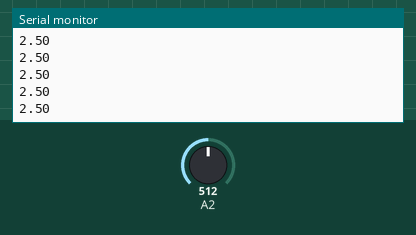
The sketch below on a simulated Arduino Uno, built with avr-gcc and run on an emulated ATmega328P. Parts: the last lines printed to the serial monitor. The test bench sets the inputs (shaded band); at power-on: A2 = 512.

Above: at 1.2 s.
1.3 s: A2 set to 716
At 1.31 s:
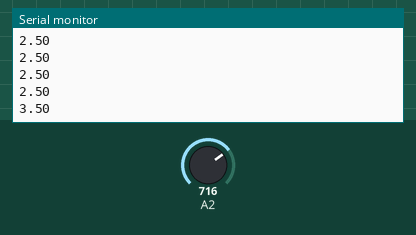
2.8 s: A2 set to 900
At 2.82 s:
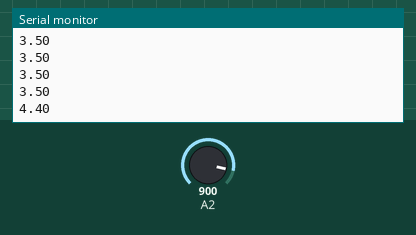
Timing chart, 0 to 5.8 s (numbered marks = the images above; inputs shaded):
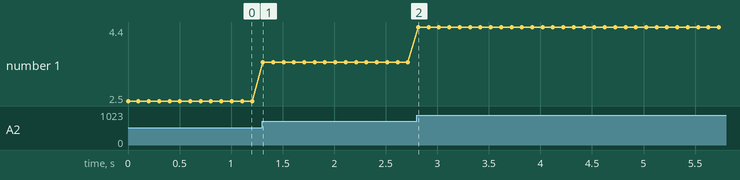

The sketch:

spannungsmessung.ino
```cpp
int dualzahl;
float spannung;

void setup() {
  // put your setup code here, to run once:
Serial.begin(9600);
pinMode(A0, INPUT);
pinMode(A1, INPUT);
pinMode(A2, INPUT);
}

void loop() {
  // put your main code here, to run repeatedly:

dualzahl = analogRead(A2);
spannung = dualzahl*5.0/1023;
Serial.println(spannung);

delay(100);

}
```

Measured:
- after the input at 1.3 s, the serial monitor: prints a new line at once (image 1)
- after the input at 2.8 s, the serial monitor: prints a new line at once (image 2)
- plotted number 1: 2.5 → 3.5 after the input at 1.3 s, 3.5 → 4.4 after the input at 2.8 s
